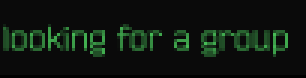
#> input picture modules/lobby_name_finder/template_looking.png, 102 x 26 px (shown 3 times larger)
$ python matching.py
#> lines starting #> are read from the running program, lines starting #| are printed output that depends on the picture
import pytesseract
import numpy as np
import time
import glob
import cv2
import os

all_pic_paths = glob.glob("Screenshots/*png")

"Load template for looking for group"
template = cv2.imread("template_looking.png")
#> template is the input picture: shape (26, 102, 3); mean B, G, R 15.3, 22.9, 14.1
template = cv2.cvtColor(template, cv2.COLOR_BGR2GRAY)
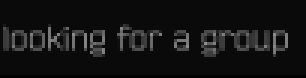
#> template: shape (26, 102) (shown 3 times larger); min 0, max 143, mean 19.4
height, width = template.shape
#> height = 26; width = 102
extend = 220
threshold = 0.8

for pic_path in all_pic_paths:
    "Iterate over pictures to find names in it"

    "Print picture and directory"
    cur_dir = os.path.join(f"exports")
    print(pic_path.ljust(80))

    "Load picture"
    img_bgr = cv2.imread(pic_path)
    img_gray = cv2.cvtColor(img_bgr, cv2.COLOR_BGR2GRAY)

    res = cv2.matchTemplate(img_gray, template, cv2.TM_CCOEFF_NORMED)
    loc = np.where(res >= threshold)

    if len(loc[0]) < 1:
        continue

    "Create folder to put all pics into."
    os.makedirs(cur_dir, exist_ok=True)
    for num, pt in enumerate(zip(*loc)):
        "Save matched positions"
        image_path = os.path.join(cur_dir, f"pic_{num:>02}_{int(time.time() * 10000)}.png")
        h, w = pt
        if os.path.isfile(image_path):
            print(f"This file exists! {image_path}")
            continue
        pic_of_name = img_bgr[h:h + height, w - extend:w + width]
        cv2.imwrite(image_path, pic_of_name)

print("Iteration over")
cv2.destroyAllWindows()
